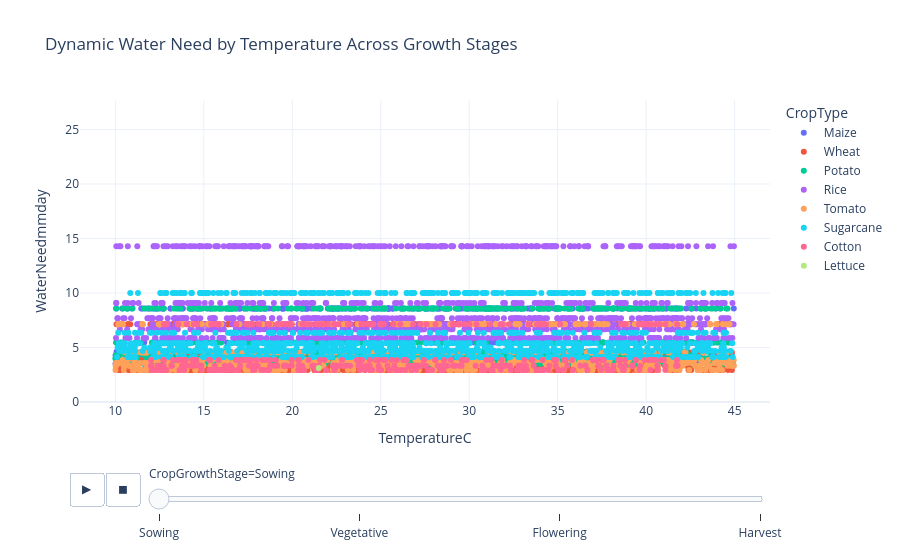

Here is the notebook cell this chart was saved with:
### Markdown cell above
### Matplotlib Scatter Diagnostics

These plots use plain Matplotlib so the relationship between important
numerical features and the target is easy to inspect without relying only on
seaborn defaults. The color scale represents the target value, which helps
reveal clusters, non-linear behavior, and suspicious target-proxy patterns.

### Code cell
import plotly.express as px

stage_order = ['Sowing', 'Vegetative', 'Flowering', 'Harvest']
df_sorted = df.sort_values(by='CropGrowthStage', key=lambda x: x.map({k: i for i, k in enumerate(stage_order)}))

fig = px.scatter(
    df_sorted, 
    x='TemperatureC', 
    y='WaterNeedmmday', 
    animation_frame='CropGrowthStage', 
    color='CropType',
    hover_name='CropType',
    title='Dynamic Water Need by Temperature Across Growth Stages',
    range_x=[df['TemperatureC'].min() - 2, df['TemperatureC'].max() + 2],
    range_y=[0, df['WaterNeedmmday'].max() + 2],
    template='plotly_white'
)

fig.layout.updatemenus[0].buttons[0].args[1]["frame"]["duration"] = 1200
fig.show()

### Figure 1 — Plotly figure (JSON) as saved in the notebook; plotly's stock layout.template omitted (floating-point values rounded to 4 significant figures; data arrays with more than 128 entries replaced by an {"elided": "..."} marker saying what was removed)
{"data": [{"hovertemplate": "<b>%{hovertext}</b><br><br>CropType=Maize<br>CropGrowthStage=Sowing<br>TemperatureC=%{x}<br>WaterNeedmmday=%{y}<extra></extra>", "hovertext": {"elided": "1266 str values"}, "legendgroup": "Maize", "marker": {"color": "#636efa", "symbol": "circle"}, "mode": "markers", "name": "Maize", "orientation": "v", "showlegend": true, "type": "scatter", "x": {"elided": "1266 float values"}, "xaxis": "x", "y": {"elided": "1266 float values"}, "yaxis": "y"}, {"hovertemplate": "<b>%{hovertext}</b><br><br>CropType=Wheat<br>CropGrowthStage=Sowing<br>TemperatureC=%{x}<br>WaterNeedmmday=%{y}<extra></extra>", "hovertext": {"elided": "1276 str values"}, "legendgroup": "Wheat", "marker": {"color": "#EF553B", "symbol": "circle"}, "mode": "markers", "name": "Wheat", "orientation": "v", "showlegend": true, "type": "scatter", "x": {"elided": "1276 float values"}, "xaxis": "x", "y": {"elided": "1276 float values"}, "yaxis": "y"}, {"hovertemplate": "<b>%{hovertext}</b><br><br>CropType=Potato<br>CropGrowthStage=Sowing<br>TemperatureC=%{x}<br>WaterNeedmmday=%{y}<extra></extra>", "hovertext": {"elided": "1243 str values"}, "legendgroup": "Potato", "marker": {"color": "#00cc96", "symbol": "circle"}, "mode": "markers", "name": "Potato", "orientation": "v", "showlegend": true, "type": "scatter", "x": {"elided": "1243 float values"}, "xaxis": "x", "y": {"elided": "1243 float values"}, "yaxis": "y"}, {"hovertemplate": "<b>%{hovertext}</b><br><br>CropType=Rice<br>CropGrowthStage=Sowing<br>TemperatureC=%{x}<br>WaterNeedmmday=%{y}<extra></extra>", "hovertext": {"elided": "1219 str values"}, "legendgroup": "Rice", "marker": {"color": "#ab63fa", "symbol": "circle"}, "mode": "markers", "name": "Rice", "orientation": "v", "showlegend": true, "type": "scatter", "x": {"elided": "1219 float values"}, "xaxis": "x", "y": {"elided": "1219 float values"}, "yaxis": "y"}, {"hovertemplate": "<b>%{hovertext}</b><br><br>CropType=Tomato<br>CropGrowthStage=Sowing<br>TemperatureC=%{x}<br>WaterNeedmmday=%{y}<extra></extra>", "hovertext": {"elided": "820 str values"}, "legendgroup": "Tomato", "marker": {"color": "#FFA15A", "symbol": "circle"}, "mode": "markers", "name": "Tomato", "orientation": "v", "showlegend": true, "type": "scatter", "x": {"elided": "820 float values"}, "xaxis": "x", "y": {"elided": "820 float values"}, "yaxis": "y"}, {"hovertemplate": "<b>%{hovertext}</b><br><br>CropType=Sugarcane<br>CropGrowthStage=Sowing<br>TemperatureC=%{x}<br>WaterNeedmmday=%{y}<extra></extra>", "hovertext": {"elided": "1239 str values"}, "legendgroup": "Sugarcane", "marker": {"color": "#19d3f3", "symbol": "circle"}, "mode": "markers", "name": "Sugarcane", "orientation": "v", "showlegend": true, "type": "scatter", "x": {"elided": "1239 float values"}, "xaxis": "x", "y": {"elided": "1239 float values"}, "yaxis": "y"}, {"hovertemplate": "<b>%{hovertext}</b><br><br>CropType=Cotton<br>CropGrowthStage=Sowing<br>TemperatureC=%{x}<br>WaterNeedmmday=%{y}<extra></extra>", "hovertext": {"elided": "392 str values"}, "legendgroup": "Cotton", "marker": {"color": "#FF6692", "symbol": "circle"}, "mode": "markers", "name": "Cotton", "orientation": "v", "showlegend": true, "type": "scatter", "x": {"elided": "392 float values"}, "xaxis": "x", "y": {"elided": "392 float values"}, "yaxis": "y"}, {"hovertemplate": "<b>%{hovertext}</b><br><br>CropType=Lettuce<br>CropGrowthStage=Sowing<br>TemperatureC=%{x}<br>WaterNeedmmday=%{y}<extra></extra>", "hovertext": ["Lettuce"], "legendgroup": "Lettuce", "marker": {"color": "#B6E880", "symbol": "circle"}, "mode": "markers", "name": "Lettuce", "orientation": "v", "showlegend": true, "type": "scatter", "x": [21.5], "xaxis": "x", "y": [3.13], "yaxis": "y"}], "layout": {"legend": {"title": {"text": "CropType"}, "tracegroupgap": 0}, "sliders": [{"active": 0, "currentvalue": {"prefix": "CropGrowthStage="}, "len": 0.9, "pad": {"b": 10, "t": 60}, "steps": [{"args": [["Sowing"], {"frame": {"duration": 0, "redraw": false}, "fromcurrent": true, "mode": "immediate", "transition": {"duration": 0, "easing": "linear"}}], "label": "Sowing", "method": "animate"}, {"args": [["Vegetative"], {"frame": {"duration": 0, "redraw": false}, "fromcurrent": true, "mode": "immediate", "transition": {"duration": 0, "easing": "linear"}}], "label": "Vegetative", "method": "animate"}, {"args": [["Flowering"], {"frame": {"duration": 0, "redraw": false}, "fromcurrent": true, "mode": "immediate", "transition": {"duration": 0, "easing": "linear"}}], "label": "Flowering", "method": "animate"}, {"args": [["Harvest"], {"frame": {"duration": 0, "redraw": false}, "fromcurrent": true, "mode": "immediate", "transition": {"duration": 0, "easing": "linear"}}], "label": "Harvest", "method": "animate"}], "x": 0.1, "xanchor": "left", "y": 0, "yanchor": "top"}], "title": {"text": "Dynamic Water Need by Temperature Across Growth Stages"}, "updatemenus": [{"buttons": [{"args": [null, {"frame": {"duration": 1200, "redraw": false}, "fromcurrent": true, "mode": "immediate", "transition": {"duration": 500, "easing": "linear"}}], "label": "&#9654;", "method": "animate"}, {"args": [[null], {"frame": {"duration": 0, "redraw": false}, "fromcurrent": true, "mode": "immediate", "transition": {"duration": 0, "easing": "linear"}}], "label": "&#9724;", "method": "animate"}], "direction": "left", "pad": {"r": 10, "t": 70}, "showactive": false, "type": "buttons", "x": 0.1, "xanchor": "right", "y": 0, "yanchor": "top"}], "xaxis": {"anchor": "y", "domain": [0, 1], "range": [8.004, 47.0], "title": {"text": "TemperatureC"}}, "yaxis": {"anchor": "x", "domain": [0, 1], "range": [0, 27.71], "title": {"text": "WaterNeedmmday"}}}}
